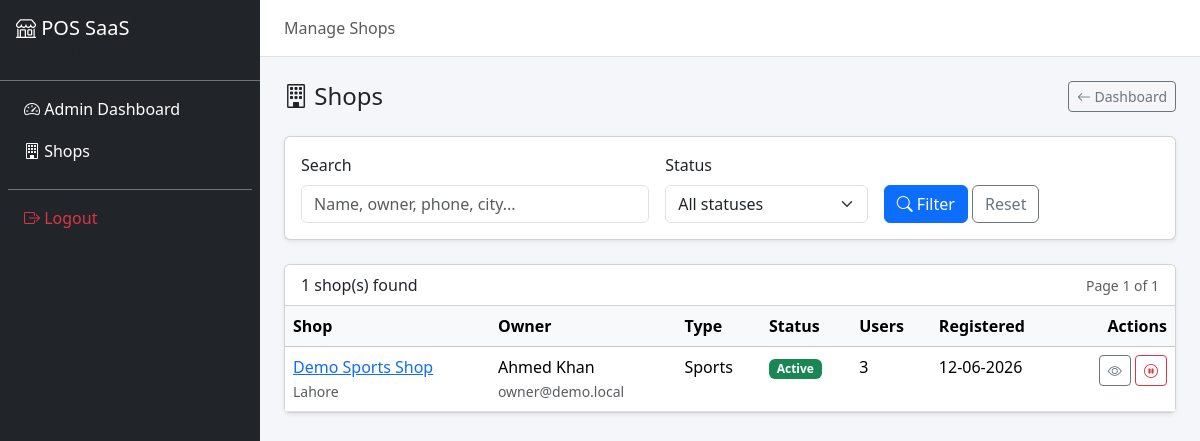
The page /admin/shops (signed in) on the database its author committed.
### tables this page shows
CREATE TABLE shops (
    id INT AUTO_INCREMENT PRIMARY KEY,
    name VARCHAR(255) NOT NULL,
    slug VARCHAR(100) NOT NULL UNIQUE,
    owner_name VARCHAR(255) NOT NULL,
    phone VARCHAR(20) NOT NULL,
    address TEXT,
    city VARCHAR(100),
    shop_type ENUM('sports','stationery','clothing','general','other') DEFAULT 'general',
    logo VARCHAR(255) DEFAULT NULL,
    status ENUM('pending','active','suspended') DEFAULT 'pending',
    invoice_format ENUM('a4','carbon') DEFAULT 'a4',
    created_at DATETIME DEFAULT CURRENT_TIMESTAMP,
    updated_at DATETIME DEFAULT CURRENT_TIMESTAMP ON UPDATE CURRENT_TIMESTAMP,
    is_deleted TINYINT(1) DEFAULT 0,
    INDEX idx_shops_status (status),
    INDEX idx_shops_slug (slug)
);

### modules/shops/ShopsController.php (called while the page is built, shortened)
<?php
class ShopsController extends Controller
{
    private ShopsModel $model;
    public function __construct()
    {
        $this->model = new ShopsModel();
    }
    public function index(): void
    {
        $status = $this->input('status', '');
        $search = trim((string) $this->input('search', ''));
        $page = max(1, (int) $this->input('page', 1));
        $shops = $this->model->getAll($status ?: null, $search, $page);
        $this->view('shops/index', [
            'pageTitle' => 'Manage Shops',
            'shops'     => $shops,
            'status'    => $status,
            'search'    => $search,
        ]);
    }
}

### index.php (called while the page is built, shortened)
<?php
spl_autoload_register(function (string $class): void {
    if (!str_starts_with($class, 'Modules\\')) {
        return;
    }
    $parts = explode('\\', $class);
    $ns = $parts[1];
    $className = $parts[2];
    $folderMap = [
        'Auth' => 'auth', 'Dashboard' => 'dashboard', 'Shops' => 'shops',
        'Users' => 'users', 'Settings' => 'settings', 'Products' => 'products',
        'Suppliers' => 'suppliers', 'Purchases' => 'purchases', 'Inventory' => 'inventory',
        'Customers' => 'customers', 'Sales' => 'sales', 'Invoices' => 'invoices',
        'Barcodes' => 'barcodes', 'Reports' => 'reports',
    ];
    $folder = $folderMap[$ns] ?? strtolower($ns);
    $file = __DIR__ . "/modules/{$folder}/{$className}.php";
});
$appConfig = require __DIR__ . '/config/app.php';
$app = new \Core\App();
$app->run();

### config/app.php (called while the page is built)
<?php
$protocol = (!empty($_SERVER['HTTPS']) && $_SERVER['HTTPS'] !== 'off') ? 'https' : 'http';
$host = $_SERVER['HTTP_HOST'] ?? 'localhost';
$scriptDir = str_replace('\\', '/', dirname($_SERVER['SCRIPT_NAME'] ?? ''));
$basePath = rtrim($scriptDir, '/');
return [
    'base_url'    => $protocol . '://' . $host . $basePath,
    'base_path'   => $basePath,
    'timezone'    => 'Asia/Karachi',
    'debug'       => (getenv('APP_ENV') ?: 'local') !== 'production',
    'session_name'=> 'pos_saas_session',
];

### core/Auth.php (called while the page is built, shortened)
<?php
class Auth
{
    public static function init(): void
    {
        $appConfig = require dirname(__DIR__) . '/config/app.php';
    }
    public static function baseUrl(string $path = ''): string
    {
        $appConfig = require dirname(__DIR__) . '/config/app.php';
        $base = rtrim($appConfig['base_url'], '/');
        return $path ? $base . '/' . ltrim($path, '/') : $base;
    }
}

### core/Database.php (called while the page is built, shortened)
<?php
class Database
{
    private static ?PDO $instance = null;
    public static function getInstance(): PDO
    {
        if (self::$instance === null) {
            $configFile = dirname(__DIR__) . '/config/database.php';
            $localFile = dirname(__DIR__) . '/config/database.local.php';
            $config = require $configFile;
            $dsn = sprintf(
                'mysql:host=%s;dbname=%s;charset=%s',
                $config['host'],
                $config['dbname'],
                $config['charset']
            );
            try {
                self::$instance = new PDO($dsn, $config['username'], $config['password'], $config['options']);
            } catch (PDOException $e) {
                $appConfig = require dirname(__DIR__) . '/config/app.php';
                if ($appConfig['debug'] ?? false) {
                    die('Database connection failed: ' . htmlspecialchars($e->getMessage()));
                }
                die('Database connection failed. Please contact support.');
            }
        }
        return self::$instance;
    }
}

### config/database.php (called while the page is built)
<?php
return [
    'host'     => 'localhost',
    'dbname'   => 'pos_saas',
    'username' => 'root',
    'password' => '',
    'charset'  => 'utf8mb4',
    'options'  => [
        PDO::ATTR_ERRMODE            => PDO::ERRMODE_EXCEPTION,
        PDO::ATTR_DEFAULT_FETCH_MODE => PDO::FETCH_ASSOC,
        PDO::ATTR_EMULATE_PREPARES   => false,
    ],
];

### modules/shops/ShopsModel.php (called while the page is built, shortened)
<?php
class ShopsModel extends Model
{
    public function getAll(?string $status, string $search, int $page): array
    {
        $sql = "SELECT s.*,
                       (SELECT COUNT(*) FROM users u WHERE u.tenant_id = s.id AND u.is_deleted = 0) AS user_count,
                       (SELECT u.email FROM users u WHERE u.tenant_id = s.id AND u.role = 'owner' AND u.is_deleted = 0 LIMIT 1) AS owner_email
                FROM shops s
                WHERE s.is_deleted = 0";
        $params = [];
        $sql .= " ORDER BY s.created_at DESC";
        $countSql = "SELECT COUNT(*) as total FROM shops s WHERE s.is_deleted = 0";
        return $this->paginate($sql, $params, $page, $countSql);
    }
}

### core/Model.php (called while the page is built, shortened)
<?php
abstract class Model
{
    protected PDO $db;
    public function __construct()
    {
        $this->db = Database::getInstance();
    }
    protected function paginate(string $sql, array $params, int $page, string $countSql = ''): array
    {
        $page = max(1, $page);
        $offset = ($page - 1) * PER_PAGE;
        $countStmt = $this->db->prepare($countSql);
        $countStmt->execute($params);
        $total = (int) $countStmt->fetch()['total'];
        $sql .= " LIMIT " . PER_PAGE . " OFFSET {$offset}";
        $stmt = $this->db->prepare($sql);
        $stmt->execute($params);
        $rows = $stmt->fetchAll();
        return [
            'data'         => $rows,
            'total'        => $total,
            'per_page'     => PER_PAGE,
            'current_page' => $page,
            'last_page'    => (int) ceil($total / PER_PAGE),
        ];
    }
}

### core/Helpers.php (called while the page is built, shortened)
<?php
class Helpers
{
    public static function formatDate(?string $date, string $format = DATE_FORMAT): string
    {
        return date($format, strtotime($date));
    }
}

### views/shops/index.php (the view, shortened to what this page needs)
<div class="d-flex justify-content-between align-items-center mb-4">
    <h4 class="mb-0"><i class="bi bi-building"></i> Shops</h4>
    <a href="<?= Auth::baseUrl('admin/dashboard') ?>" class="btn btn-outline-secondary btn-sm">
        <i class="bi bi-arrow-left"></i> Dashboard
    </a>
</div>
<div class="card shadow-sm mb-4">
    <div class="card-body">
        <form method="GET" action="<?= Auth::baseUrl('admin/shops') ?>" class="row g-3 align-items-end">
            <div class="col-md-5">
                <label class="form-label">Search</label>
                <input type="text" name="search" class="form-control" placeholder="Name, owner, phone, city..."
                       value="<?= htmlspecialchars($search) ?>">
            </div>
            <div class="col-md-3">
                <label class="form-label">Status</label>
                <select name="status" class="form-select">
                    <option value="">All statuses</option>
                </select>
            </div>
            <div class="col-md-4">
                <button type="submit" class="btn btn-primary"><i class="bi bi-search"></i> Filter</button>
                <a href="<?= Auth::baseUrl('admin/shops') ?>" class="btn btn-outline-secondary">Reset</a>
            </div>
        </form>
    </div>
</div>
<div class="card shadow-sm">
    <div class="card-header bg-white d-flex justify-content-between align-items-center">
        <span><?= (int) $shops['total'] ?> shop(s) found</span>
        <small class="text-muted">Page <?= (int) $shops['current_page'] ?> of <?= max(1, (int) $shops['last_page']) ?></small>
    </div>
    <div class="card-body p-0">
        <?php if (empty($shops['data'])): ?>
        <div class="p-4 text-center text-muted">No shops match your criteria.</div>
        <?php else: ?>
        <div class="table-responsive">
            <table class="table table-hover mb-0">
                <thead class="table-light">
                    <tr>
                        <th>Shop</th>
                        <th>Owner</th>
                        <th>Type</th>
                        <th>Status</th>
                        <th>Users</th>
                        <th>Registered</th>
                        <th class="text-end">Actions</th>
                    </tr>
                </thead>
                <tbody>
                    <?php foreach ($shops['data'] as $shop): ?>
                    <?php
                    $badgeClass = match ($shop['status']) {
                        'active'    => 'bg-success',
                        'pending'   => 'bg-warning text-dark',
                        'suspended' => 'bg-danger',
                        default     => 'bg-secondary',
                    };
                    ?>
                    <tr>
                        <td>
                            <a href="<?= Auth::baseUrl('admin/shops/view?id=' . (int) $shop['id']) ?>">
                                <?= htmlspecialchars($shop['name']) ?>
                            </a>
                            <br><small class="text-muted"><?= htmlspecialchars($shop['city'] ?? '') ?></small>
                        </td>
                        <td>
                            <?= htmlspecialchars($shop['owner_name']) ?>
                            <?php if (!empty($shop['owner_email'])): ?>
                            <br><small class="text-muted"><?= htmlspecialchars($shop['owner_email']) ?></small>
                            <?php endif; ?>
                        </td>
                        <td><?= htmlspecialchars(ucfirst($shop['shop_type'])) ?></td>
                        <td><span class="badge <?= $badgeClass ?>"><?= htmlspecialchars(ucfirst($shop['status'])) ?></span></td>
                        <td><?= (int) $shop['user_count'] ?></td>
                        <td><?= Helpers::formatDate($shop['created_at']) ?></td>
                        <td class="text-end text-nowrap">
                            <a href="<?= Auth::baseUrl('admin/shops/view?id=' . (int) $shop['id']) ?>" class="btn btn-sm btn-outline-secondary" title="View">
                                <i class="bi bi-eye"></i>
                            </a>
                            <?php if ($shop['status'] === 'active'): ?>
                            <form method="POST" action="<?= Auth::baseUrl('admin/shops/suspend') ?>" class="d-inline"
                                  onsubmit="return confirm('Suspend this shop?');">
                                <button type="submit" class="btn btn-sm btn-outline-danger" title="Suspend"><i class="bi bi-pause-circle"></i></button>
                            </form>
                            <?php endif; ?>
                        </td>
                    </tr>
                    <?php endforeach; ?>
                </tbody>
            </table>
        </div>
        <?php endif; ?>
    </div>
</div>

### assets/css/app.css (style rules this page uses)
:root { --sidebar-width: 260px; }
body { background: #f4f6f9; }

### rows shown on the page
shops: name "Demo Sports Shop", city "Lahore", owner_name "Ahmed Khan", owner_email "owner@demo.local", shop_type "Sports", status "Active", user_count "3", created_at "12-06-2026"

### other values the page prints
APP_NAME "POS SaaS"
$pageTitle "Manage Shops"
$shops['total'] "1"
$shops['current_page'] "1"
max(1, (int) $shops['last_page']) "1"
